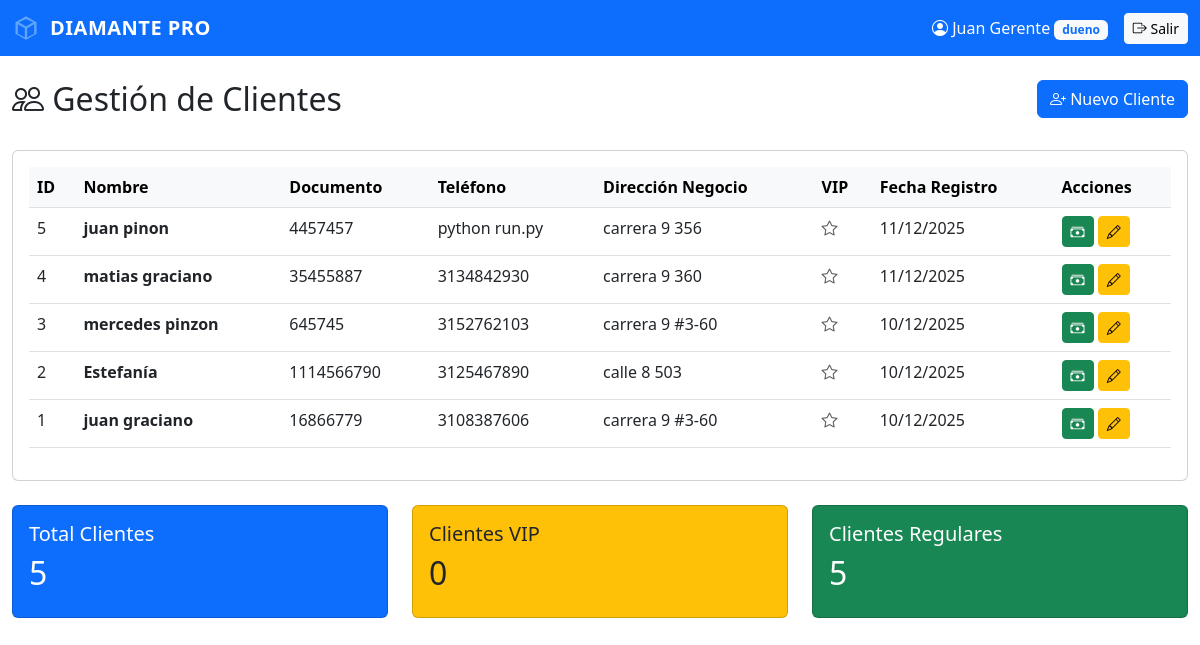
Screenshot of /clientes (signed in) with the database file from the repository.
### app/models.py (models this page shows, shortened)
class Cliente(db.Model):
    __tablename__ = 'clientes'
    id = db.Column(db.Integer, primary_key=True)
    nombre = db.Column(db.String(100), nullable=False)
    documento = db.Column(db.String(20), unique=True, nullable=False)
    documento_negocio = db.Column(db.String(30))
    telefono = db.Column(db.String(20), nullable=False)
    whatsapp_codigo_pais = db.Column(db.String(5), default='57')  # Código de país para WhatsApp
    whatsapp_numero = db.Column(db.String(20))  # Número WhatsApp sin código de país
    direccion_negocio = db.Column(db.String(200))
    gps_latitud = db.Column(db.Float)
    gps_longitud = db.Column(db.Float)
    es_vip = db.Column(db.Boolean, default=False)
    fecha_registro = db.Column(db.DateTime, default=datetime.utcnow)

### app/routes.py (the view)
    @app.route('/clientes')
    def clientes_lista():
        if 'usuario_id' not in session:
            return redirect(url_for('home'))
        rol = session.get('rol')
        usuario_id = session.get('usuario_id')
        if rol == 'cobrador':
            clientes_ids = db.session.query(Prestamo.cliente_id).filter_by(cobrador_id=usuario_id).distinct().all()
            clientes_ids = [c[0] for c in clientes_ids]
            clientes = Cliente.query.filter(Cliente.id.in_(clientes_ids)).order_by(Cliente.fecha_registro.desc()).all()
        else:
            ruta_seleccionada_id = session.get('ruta_seleccionada_id')
            if ruta_seleccionada_id:
                clientes_ids = db.session.query(Prestamo.cliente_id).filter_by(ruta_id=ruta_seleccionada_id).distinct().all()
                clientes_ids = [c[0] for c in clientes_ids]
                clientes = Cliente.query.filter(Cliente.id.in_(clientes_ids)).order_by(Cliente.fecha_registro.desc()).all()
            else:
                clientes = Cliente.query.order_by(Cliente.fecha_registro.desc()).all()
        return render_template('clientes_lista.html',
                             clientes=clientes,
                             nombre=session.get('nombre'),
                             rol=session.get('rol'),
                             mensaje=request.args.get('mensaje'))

### app/templates/clientes_lista.html (shortened to what this page needs)
<!DOCTYPE html>
<html>
<head>
    <link href="https://cdn.jsdelivr.net/npm/bootstrap@5.3.0/dist/css/bootstrap.min.css" rel="stylesheet">
    <link rel="stylesheet" href="https://cdn.jsdelivr.net/npm/bootstrap-icons@1.11.0/font/bootstrap-icons.css">
</head>
<body>
    <nav class="navbar navbar-expand-lg navbar-dark bg-primary">
        <div class="container-fluid">
            <a class="navbar-brand" href="/dashboard" style="display: inline-flex; align-items: center; gap: 10px; font-weight: 600; letter-spacing: 0.5px;">
                <svg style="width: 28px; height: 28px; fill: #60a5fa;" viewBox="0 0 24 24" xmlns="http://www.w3.org/2000/svg">
                    <path d="M12 2L3 7v10l9 5 9-5V7l-9-5zm0 2.18L18.18 7 12 10.82 5.82 7 12 4.18zM5 8.82l6 3.5v7.86l-6-3.33V8.82zm8 11.36v-7.86l6-3.5v8.03l-6 3.33z"/>
                </svg>
                <span>DIAMANTE PRO</span>
            </a>
            <div class="d-flex align-items-center">
                <span class="text-white me-3">
                    <i class="bi bi-person-circle"></i> {{ nombre }}
                    <span class="badge bg-light text-primary">{{ rol }}</span>
                </span>
                <a href="/logout" class="btn btn-light btn-sm">
                    <i class="bi bi-box-arrow-right"></i> Salir
                </a>
            </div>
        </div>
    </nav>
    <div class="container-fluid mt-4">
        <div class="row mb-4">
            <div class="col-md-6">
                <h2><i class="bi bi-people"></i> Gestión de Clientes</h2>
            </div>
            <div class="col-md-6 text-end">
                <a href="/clientes/nuevo" class="btn btn-primary">
                    <i class="bi bi-person-plus"></i> Nuevo Cliente
                </a>
            </div>
        </div>
        <div class="card">
            <div class="card-body">
                {% if clientes %}
                <div class="table-responsive">
                    <table class="table table-hover">
                        <thead class="table-light">
                            <tr>
                                <th>ID</th>
                                <th>Nombre</th>
                                <th>Documento</th>
                                <th>Teléfono</th>
                                <th>Dirección Negocio</th>
                                <th>VIP</th>
                                <th>Fecha Registro</th>
                                <th>Acciones</th>
                            </tr>
                        </thead>
                        <tbody>
                            {% for cliente in clientes %}
                            <tr>
                                <td>{{ cliente.id }}</td>
                                <td>
                                    <strong>{{ cliente.nombre }}</strong>
                                </td>
                                <td>{{ cliente.documento }}</td>
                                <td>{{ cliente.telefono }}</td>
                                <td>{{ cliente.direccion_negocio or 'N/A' }}</td>
                                <td>
                                    {% if cliente.es_vip %}
                                    <i class="bi bi-star-fill text-warning"></i>
                                    {% else %}
                                    <i class="bi bi-star text-muted"></i>
                                    {% endif %}
                                </td>
                                <td>{{ cliente.fecha_registro.strftime('%d/%m/%Y') }}</td>
                                <td>
                                    <a href="/prestamos/nuevo?cliente_id={{ cliente.id }}" class="btn btn-sm btn-success" title="Nuevo Crédito">
                                        <i class="bi bi-cash-stack"></i>
                                    </a>
                                    <a href="/clientes/editar/{{ cliente.id }}" class="btn btn-sm btn-warning" title="Editar">
                                        <i class="bi bi-pencil"></i>
                                    </a>
                                </td>
                            </tr>
                            {% endfor %}
                        </tbody>
                    </table>
                </div>
                {% endif %}
            </div>
        </div>
        <div class="row mt-4">
            <div class="col-md-4">
                <div class="card bg-primary text-white">
                    <div class="card-body">
                        <h5>Total Clientes</h5>
                        <h2>{{ clientes|length }}</h2>
                    </div>
                </div>
            </div>
            <div class="col-md-4">
                <div class="card bg-warning text-dark">
                    <div class="card-body">
                        <h5>Clientes VIP</h5>
                        <h2>{{ clientes|selectattr('es_vip')|list|length }}</h2>
                    </div>
                </div>
            </div>
            <div class="col-md-4">
                <div class="card bg-success text-white">
                    <div class="card-body">
                        <h5>Clientes Regulares</h5>
                        <h2>{{ clientes|rejectattr('es_vip')|list|length }}</h2>
                    </div>
                </div>
            </div>
        </div>
    </div>
</body>
</html>

### rows the page displays
Cliente: id "5", nombre "juan pinon", documento "4457457", telefono "python run.py", direccion_negocio "carrera 9 356", es_vip False (drawn), fecha_registro "11/12/2025"
Cliente: id "4", nombre "matias graciano", documento "35455887", telefono "3134842930", direccion_negocio "carrera 9 360", es_vip False (drawn), fecha_registro "11/12/2025"
Cliente: id "3", nombre "mercedes pinzon", documento "645745", telefono "3152762103", direccion_negocio "carrera 9 #3-60", es_vip False (drawn), fecha_registro "10/12/2025"
Cliente: id "2", nombre "Estefanía", documento "1114566790", telefono "3125467890", direccion_negocio "calle 8 503", es_vip False (drawn), fecha_registro "10/12/2025"
Cliente: id "1", nombre "juan graciano", documento "16866779", telefono "3108387606", direccion_negocio "carrera 9 #3-60", es_vip False (drawn), fecha_registro "10/12/2025"

### other values shown
{{ nombre }} "Juan Gerente"
{{ rol }} "dueno"
{{ clientes|length }} "5"
{{ clientes|selectattr('es_vip')|list|length }} "0"
{{ clientes|rejectattr('es_vip')|list|length }} "5"
